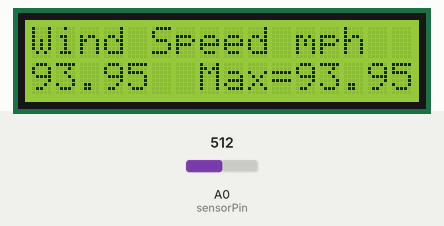
This sketch was run on a simulated Arduino Uno, built with avr-gcc and run on an emulated ATmega328P. On the bench: 16×2 character LCD. The inputs (shaded band) are chosen by the test bench; at power-on: A0 (sensorPin) = 512. What the sketch prints to the serial monitor is not drawn.

Above: at 3.7 s.
3.8 s: A0 (sensorPin) set to 716
At 5.8 s:
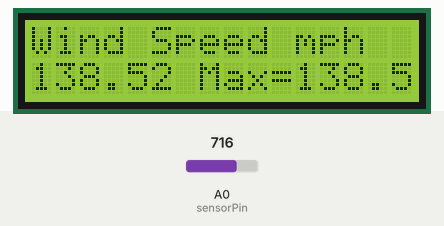
6.5 s: A0 (sensorPin) set to 900
At 7.6 s:
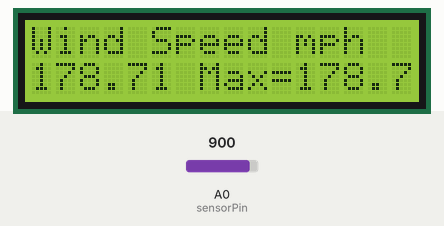
9.2 s: A0 (sensorPin) set to 1023
At 11.1 s:
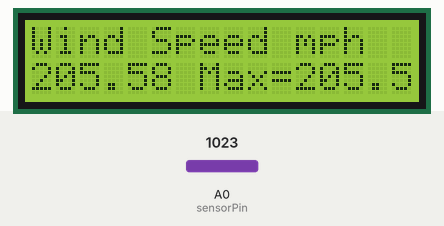
Timing chart, 0 to 12.6 s (numbered marks = the images above; inputs shaded):
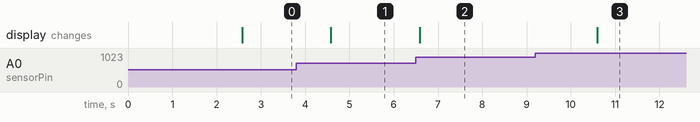

Measured:
- after the input at 3.8 s, the display: changes after 0.78 s (image 1)
- after the input at 6.5 s, the display: changes after 0.09 s (image 2)
- after the input at 9.2 s, the display: changes after 1.4 s (image 3)

The sketch:

sketch_nov28a.ino
```cpp
#include <LiquidCrystal.h>

LiquidCrystal lcd(12, 11, 5, 4, 3, 2);


int serial_in;


//Setup Variables

double x = 0;
double y = 0;
const int sensorPin = A0; //Defines the pin that the anemometer output is connected to
int sensorValue = 0; //Variable stores the value direct from the analog pin
float sensorVoltage = 0; //Variable that stores the voltage (in Volts) from the anemometer being sent to the analog pin
float windSpeed = 0; // Wind speed in meters per second (m/s)

float voltageConversionConstant = .004882814; //This constant maps the value provided from the analog read function, which ranges from 0 to 1023, to actual voltage, which ranges from 0V to 5V
int sensorDelay = 2000; //Delay between sensor readings, measured in milliseconds (ms)

//Anemometer Technical Variables
//The following variables correspond to the anemometer sold by Adafruit, but could be modified to fit other anemometers.

float voltageMin = .4; // Mininum output voltage from anemometer in mV.
float windSpeedMin = 0; // Wind speed in meters/sec corresponding to minimum voltage

float voltageMax = 2.0; // Maximum output voltage from anemometer in mV.
float windSpeedMax = 32; // Wind speed in meters/sec corresponding to maximum voltage

void setup()
{

//Setup LCD display with welcome screen

lcd.begin(16,2);
lcd.print("Group 4,");
lcd.setCursor(0,1);
lcd.print("Windspeed Sensor");
delay(2500);
lcd.clear();
lcd.setCursor(0,0);
Serial.begin(9600);  //Start the serial connection

}

//Anemometer calculations

void loop()
{
sensorValue = analogRead(sensorPin); //Get a value between 0 and 1023 from the analog pin connected to the anemometer

sensorVoltage = sensorValue * voltageConversionConstant; //Convert sensor value to actual voltage

//Convert voltage value to wind speed using range of max and min voltages and wind speed for the anemometer
if (sensorVoltage <= voltageMin){ windSpeed = 0; //Check if voltage is below minimum value. If so, set wind speed to zero.

}else { windSpeed = ((sensorVoltage - voltageMin)*windSpeedMax/(voltageMax - voltageMin)*2.23694);}

//Max wind speed calculation

x = windSpeed;
if (x >= y){
 y = x;
}else {
  y = y;
}

//Print voltage and windspeed to serial

  Serial.print("Voltage: ");
  Serial.print(sensorVoltage);
  Serial.print("\t");
  Serial.print("Wind speed: ");
  Serial.println(windSpeed);

//Display Wind Speed results to LCD with Max wind speed

lcd.setCursor(0,0);
lcd.print("Wind Speed mph");
lcd.setCursor(0,1);
lcd.print(windSpeed);
lcd.setCursor(7, 1);
lcd.print("Max=");
lcd.setCursor(11, 1);
lcd.print(y);

 delay(sensorDelay);
}
```
